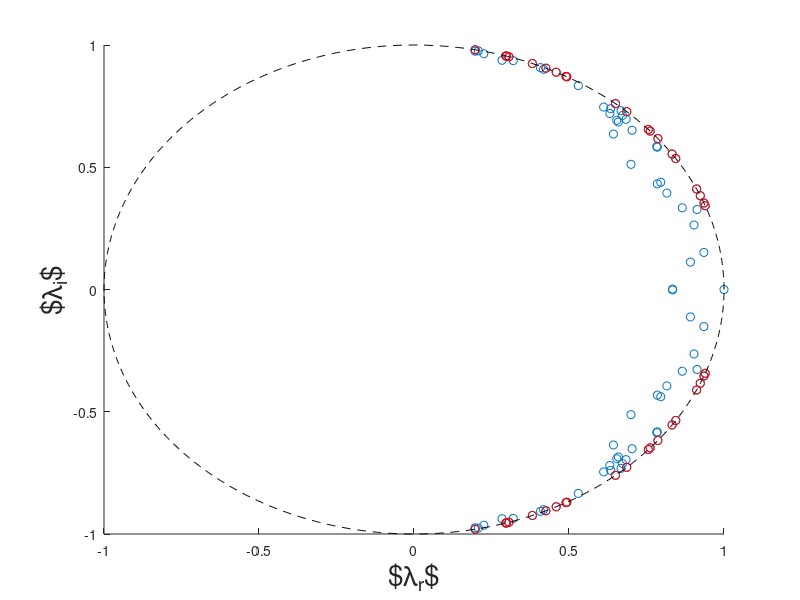

MATLAB code for this plot: (Note: this script raises an error after producing the figure.)
%     Test Boostconv and spsnap

clear
clc
%close all

lafs = 20;

rng('default');

n = 50;    % Matrix Size

% No of eigenvalues greater than 1.
np = 20;
% How unstable do we want the eigenvalues?
uns_range = 0.0001;

theta = 4*pi/9*rand(np,1);
e1  = (cos(theta) + uns_range*rand(np,1)) + 1i*sin(theta);
uns_e = [e1; conj(e1)];
% Set first eigenvector = 1 signifying beseflow

ne2 = n-length(e1);
st_range = 0.5;
theta = 4*pi/9*rand(ne2,1);
damp = 0.80 + 0.18*rand(ne2,1);
e2  = damp.*cos(theta) + 1i*sin(theta);
stb_e = [e2; conj(e2)];

Aeig = [1.0; uns_e; stb_e];
lr = real(Aeig);
li = imag(Aeig);

neig = length(Aeig);    % This is my matrix size
                        % Hopefully no repeated eigenvalues

figure(1);
scatter(lr,li); hold on
scatter(real(uns_e),imag(uns_e), 'r')
theta = linspace(0,2*pi,1000);
plot(cos(theta),sin(theta), '--k')
xlabel('$\lambda_{r}$', 'FontSize', lafs)
ylabel('$\lambda_{i}$', 'FontSize', lafs)


B = rand(neig);
B = B + B';

bnorm = norm(B);
disp(['Norm(B)=', num2str(bnorm)])
B = B/bnorm;
Binv = inv(B);

A = Binv*diag(Aeig)*B;

anorm = norm(A);
disp(['Norm(A)=', num2str(anorm)])


x0 = rand(neig,1) + 1i*rand(neig,1);

r = x0;
rnorm = norm(x0);

bkryl = 15;
vin   = zeros(neig,bkryl);
vout  = zeros(neig,bkryl);
vold  = zeros(neig,1);
vol1 = zeros(neig,1);

ifboost = 1;
bfreq = 10;
boostio = 100;
plotio  = 100;
ib = 0;     % BoostConv counter
ifinit = 0;
c   = zeros(bkryl,1);

vlen = neig;
zro = zeros(vlen,1);

niters = 20000;
residuals = zeros(niters,1);
for i=1:niters

   xi = A*x0;

   rnorm = norm(xi-x0);
   x0 = xi;

   [xi_o,x0_o,dv_o,vin_o,vout_o,vol1_o,vold_o,rnorm_o,ifinit_o,ib_o] = BoostConv(xi,x0,i,vol1,vold,vin,vout,ifboost,bfreq,ifinit,ib,bkryl,vlen);

   xi=xi_o;
   dv=dv_o;
   vin=vin_o;
   vout=vout_o;
   vol1=vol1_o;
   vold=vold_o;
   rnorm=rnorm_o;
   ifinit=ifinit_o;
   ib=ib_o;
   x0=x0_o;

%    if (ifboost)
%      if i==1
%        vol1 = zro;
%        vold  = zro;
%         
%        vold  = xi;
%        ifinit = 0;
%      end
%    end
% 
% 
% %  Apply Boostconv
%    if (ifboost)
%      if mod(i,bfreq)==0
%        if (~ifinit)
%           ib = 1;
%           dv = (xi - vol1);
% 
%           vin(:,1)=dv;
%           vout(:,1)=dv;
%           ifinit = 1;
%           
%           vol1  = xi;        % not in code. Probably initialization bug
%        else
%           
%           dv = (xi - vol1);
% 
%           vout(:,ib) = vout(:,ib)-dv;             % vout = rn_1 - rn
%           vin(:,ib)  = vin(:,ib)-vout(:,ib);      % vin  = rn
% 
%           c_bc  = vout(:,1:ib)'*dv;
%           dd_bc = vout(:,1:ib)'*vout(:,1:ib);
%           c2    = dd_bc\c_bc;               % invert dd_bc
%           c(1:length(c2),1) = c2;
% 
%           ib = mod(ib,bkryl)+1;
%           vout(:,ib) = dv;                  % vout+1 = rn
% 
% %         New residual
%           dv = dv + vin*c;
%           vin(:,ib) = dv;
% 
%           rnorm = norm(dv);
%          
%           x0 = vol1+dv;
%           vol1 = x0;
%           vold = x0;            % also not in code
% 
%        end
%      else
%        vold = (xi-vold);
%        rnorm = norm(vold);
%        vold = xi;
% 
%      end          % if mod(i,bfreq)
%    end            % ifboost     
%
%   if mod(i,boostio)==0
%     disp([num2str(i),' Residual=',num2str(rnorm)])
%     pause(0.01)
%   end  

   if mod(i,boostio)==0
     disp([num2str(i),' Residual=',num2str(rnorm)])
     pause(0.001)
   end  

   residuals(i)=rnorm;

   if mod(i,plotio)==0
     figure(3)
     plot(real(xi))
     pause(0.01)
   end  
  

end   

figure(2)
semilogy(residuals(1:i)); hold on


